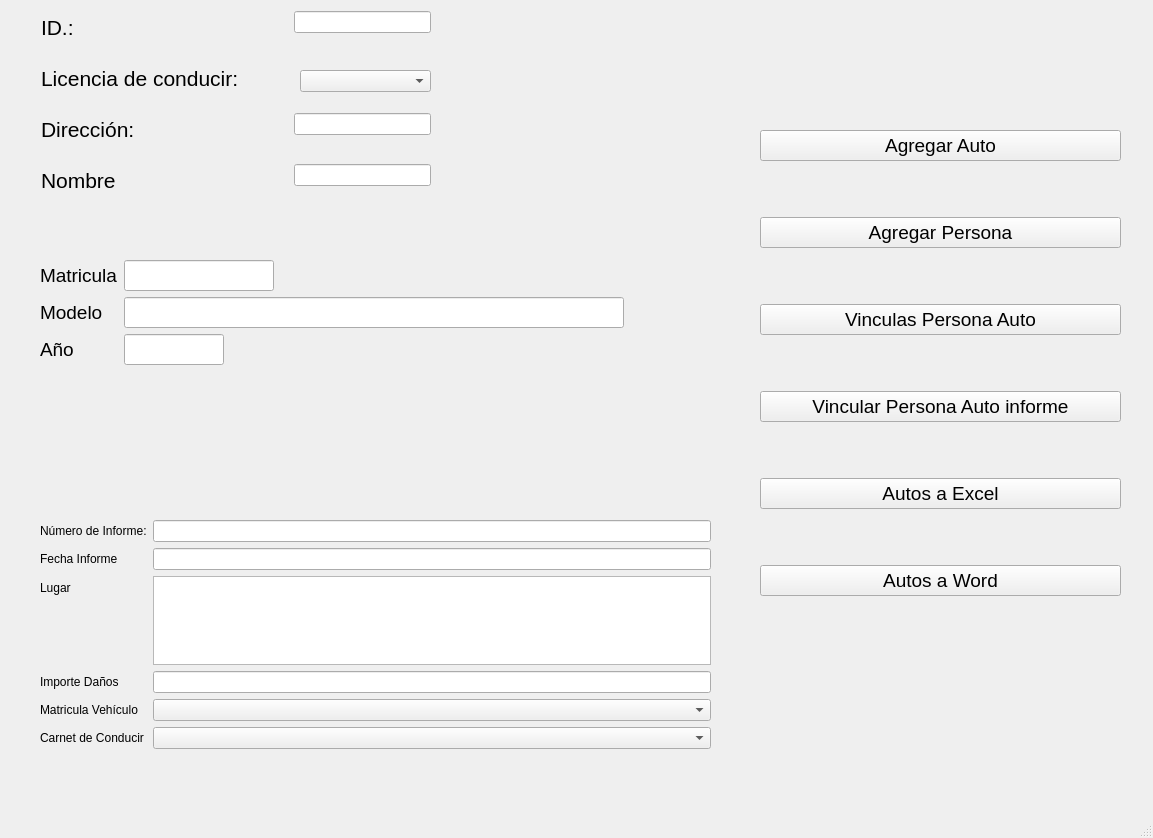
<?xml version="1.0" encoding="UTF-8"?>
<ui version="4.0">
 <class>ventanaAseguradora</class>
 <widget class="QMainWindow" name="ventanaAseguradora">
  <property name="geometry">
   <rect>
    <x>0</x>
    <y>0</y>
    <width>1153</width>
    <height>838</height>
   </rect>
  </property>
  <property name="windowTitle">
   <string>MainWindow</string>
  </property>
  <widget class="QWidget" name="centralwidget">
   <widget class="QWidget" name="formLayoutWidget_2">
    <property name="geometry">
     <rect>
      <x>40</x>
      <y>520</y>
      <width>671</width>
      <height>229</height>
     </rect>
    </property>
    <layout class="QFormLayout" name="formLayout_2">
     <item row="0" column="0">
      <widget class="QLabel" name="label_8">
       <property name="text">
        <string>Número de Informe:</string>
       </property>
      </widget>
     </item>
     <item row="0" column="1">
      <widget class="QLineEdit" name="lineEdit"/>
     </item>
     <item row="1" column="0">
      <widget class="QLabel" name="label_9">
       <property name="text">
        <string>Fecha Informe</string>
       </property>
      </widget>
     </item>
     <item row="1" column="1">
      <widget class="QLineEdit" name="lineEdit_2"/>
     </item>
     <item row="2" column="0">
      <widget class="QLabel" name="label_10">
       <property name="text">
        <string>Lugar</string>
       </property>
      </widget>
     </item>
     <item row="3" column="0">
      <widget class="QLabel" name="label_11">
       <property name="text">
        <string>Importe Daños</string>
       </property>
      </widget>
     </item>
     <item row="3" column="1">
      <widget class="QLineEdit" name="lineEdit_3"/>
     </item>
     <item row="2" column="1">
      <widget class="QTextEdit" name="textEdit"/>
     </item>
     <item row="4" column="0">
      <widget class="QLabel" name="matriculaVehCuloLabel">
       <property name="text">
        <string>Matricula Vehículo</string>
       </property>
      </widget>
     </item>
     <item row="4" column="1">
      <widget class="QComboBox" name="matriculaVehCuloComboBox"/>
     </item>
     <item row="5" column="0">
      <widget class="QLabel" name="carnetDeConducirLabel">
       <property name="text">
        <string>Carnet de Conducir</string>
       </property>
      </widget>
     </item>
     <item row="5" column="1">
      <widget class="QComboBox" name="comboBox"/>
     </item>
    </layout>
   </widget>
   <widget class="QWidget" name="formLayoutWidget_3">
    <property name="geometry">
     <rect>
      <x>40</x>
      <y>260</y>
      <width>671</width>
      <height>201</height>
     </rect>
    </property>
    <property name="font">
     <font>
      <pointsize>14</pointsize>
     </font>
    </property>
    <layout class="QFormLayout" name="formLayout_3">
     <item row="0" column="0">
      <widget class="QLabel" name="label">
       <property name="font">
        <font>
         <pointsize>14</pointsize>
        </font>
       </property>
       <property name="text">
        <string>Matricula</string>
       </property>
      </widget>
     </item>
     <item row="0" column="1">
      <widget class="QLineEdit" name="txtMatricula">
       <property name="sizePolicy">
        <sizepolicy hsizetype="Minimum" vsizetype="Minimum">
         <horstretch>0</horstretch>
         <verstretch>0</verstretch>
        </sizepolicy>
       </property>
       <property name="maximumSize">
        <size>
         <width>150</width>
         <height>16777215</height>
        </size>
       </property>
       <property name="font">
        <font>
         <pointsize>14</pointsize>
        </font>
       </property>
      </widget>
     </item>
     <item row="1" column="0">
      <widget class="QLabel" name="label_2">
       <property name="font">
        <font>
         <pointsize>14</pointsize>
        </font>
       </property>
       <property name="text">
        <string>Modelo</string>
       </property>
      </widget>
     </item>
     <item row="1" column="1">
      <widget class="QLineEdit" name="txtModelo">
       <property name="sizePolicy">
        <sizepolicy hsizetype="Minimum" vsizetype="Minimum">
         <horstretch>0</horstretch>
         <verstretch>0</verstretch>
        </sizepolicy>
       </property>
       <property name="maximumSize">
        <size>
         <width>500</width>
         <height>16777215</height>
        </size>
       </property>
       <property name="font">
        <font>
         <pointsize>14</pointsize>
        </font>
       </property>
      </widget>
     </item>
     <item row="3" column="0">
      <widget class="QLabel" name="label_3">
       <property name="font">
        <font>
         <pointsize>14</pointsize>
        </font>
       </property>
       <property name="text">
        <string>Año</string>
       </property>
      </widget>
     </item>
     <item row="3" column="1">
      <widget class="QLineEdit" name="txtAnio">
       <property name="maximumSize">
        <size>
         <width>100</width>
         <height>16777215</height>
        </size>
       </property>
       <property name="font">
        <font>
         <pointsize>14</pointsize>
        </font>
       </property>
      </widget>
     </item>
     <item row="4" column="1">
      <widget class="QLabel" name="lblDisplay">
       <property name="font">
        <font>
         <pointsize>14</pointsize>
        </font>
       </property>
       <property name="text">
        <string/>
       </property>
      </widget>
     </item>
     <item row="5" column="1">
      <layout class="QGridLayout" name="gridLayout_2"/>
     </item>
    </layout>
   </widget>
   <widget class="QComboBox" name="comboLicenciaConducir">
    <property name="geometry">
     <rect>
      <x>300</x>
      <y>70</y>
      <width>131</width>
      <height>22</height>
     </rect>
    </property>
   </widget>
   <widget class="QWidget" name="verticalLayoutWidget">
    <property name="geometry">
     <rect>
      <x>760</x>
      <y>80</y>
      <width>361</width>
      <height>571</height>
     </rect>
    </property>
    <layout class="QVBoxLayout" name="verticalLayout">
     <item>
      <widget class="QPushButton" name="btnAgregar_2">
       <property name="font">
        <font>
         <pointsize>14</pointsize>
        </font>
       </property>
       <property name="text">
        <string>Agregar Auto</string>
       </property>
      </widget>
     </item>
     <item>
      <widget class="QPushButton" name="btnAgregar">
       <property name="font">
        <font>
         <pointsize>14</pointsize>
        </font>
       </property>
       <property name="text">
        <string>Agregar Persona</string>
       </property>
      </widget>
     </item>
     <item>
      <widget class="QPushButton" name="pushButton">
       <property name="font">
        <font>
         <pointsize>14</pointsize>
        </font>
       </property>
       <property name="text">
        <string>Vinculas Persona Auto</string>
       </property>
      </widget>
     </item>
     <item>
      <widget class="QPushButton" name="pushButton_2">
       <property name="font">
        <font>
         <pointsize>14</pointsize>
        </font>
       </property>
       <property name="text">
        <string>Vincular Persona Auto informe</string>
       </property>
      </widget>
     </item>
     <item>
      <widget class="QPushButton" name="btnExcel">
       <property name="font">
        <font>
         <pointsize>14</pointsize>
        </font>
       </property>
       <property name="text">
        <string>Autos a Excel</string>
       </property>
      </widget>
     </item>
     <item>
      <widget class="QPushButton" name="btnWord">
       <property name="font">
        <font>
         <pointsize>14</pointsize>
        </font>
       </property>
       <property name="text">
        <string>Autos a Word</string>
       </property>
      </widget>
     </item>
    </layout>
   </widget>
   <widget class="QLabel" name="label_4">
    <property name="geometry">
     <rect>
      <x>41</x>
      <y>113</y>
      <width>118</width>
      <height>33</height>
     </rect>
    </property>
    <property name="font">
     <font>
      <pointsize>16</pointsize>
     </font>
    </property>
    <property name="layoutDirection">
     <enum>Qt::LeftToRight</enum>
    </property>
    <property name="text">
     <string>Dirección:</string>
    </property>
   </widget>
   <widget class="QLineEdit" name="Carnet">
    <property name="geometry">
     <rect>
      <x>294</x>
      <y>113</y>
      <width>137</width>
      <height>22</height>
     </rect>
    </property>
    <property name="text">
     <string/>
    </property>
   </widget>
   <widget class="QLabel" name="label_5">
    <property name="geometry">
     <rect>
      <x>41</x>
      <y>164</y>
      <width>95</width>
      <height>33</height>
     </rect>
    </property>
    <property name="font">
     <font>
      <pointsize>16</pointsize>
     </font>
    </property>
    <property name="layoutDirection">
     <enum>Qt::LeftToRight</enum>
    </property>
    <property name="text">
     <string>Nombre</string>
    </property>
   </widget>
   <widget class="QLineEdit" name="id">
    <property name="geometry">
     <rect>
      <x>294</x>
      <y>11</y>
      <width>137</width>
      <height>22</height>
     </rect>
    </property>
   </widget>
   <widget class="QLabel" name="label_7">
    <property name="geometry">
     <rect>
      <x>41</x>
      <y>62</y>
      <width>247</width>
      <height>33</height>
     </rect>
    </property>
    <property name="font">
     <font>
      <pointsize>16</pointsize>
     </font>
    </property>
    <property name="layoutDirection">
     <enum>Qt::LeftToRight</enum>
    </property>
    <property name="text">
     <string>Licencia de conducir:</string>
    </property>
   </widget>
   <widget class="QLineEdit" name="Nombre">
    <property name="geometry">
     <rect>
      <x>294</x>
      <y>164</y>
      <width>137</width>
      <height>22</height>
     </rect>
    </property>
   </widget>
   <widget class="QLabel" name="label_6">
    <property name="geometry">
     <rect>
      <x>41</x>
      <y>11</y>
      <width>46</width>
      <height>33</height>
     </rect>
    </property>
    <property name="font">
     <font>
      <pointsize>16</pointsize>
     </font>
    </property>
    <property name="text">
     <string>ID.:</string>
    </property>
   </widget>
  </widget>
  <widget class="QMenuBar" name="menubar">
   <property name="geometry">
    <rect>
     <x>0</x>
     <y>0</y>
     <width>1153</width>
     <height>26</height>
    </rect>
   </property>
  </widget>
  <widget class="QStatusBar" name="statusbar"/>
 </widget>
 <resources/>
 <connections/>
</ui>
